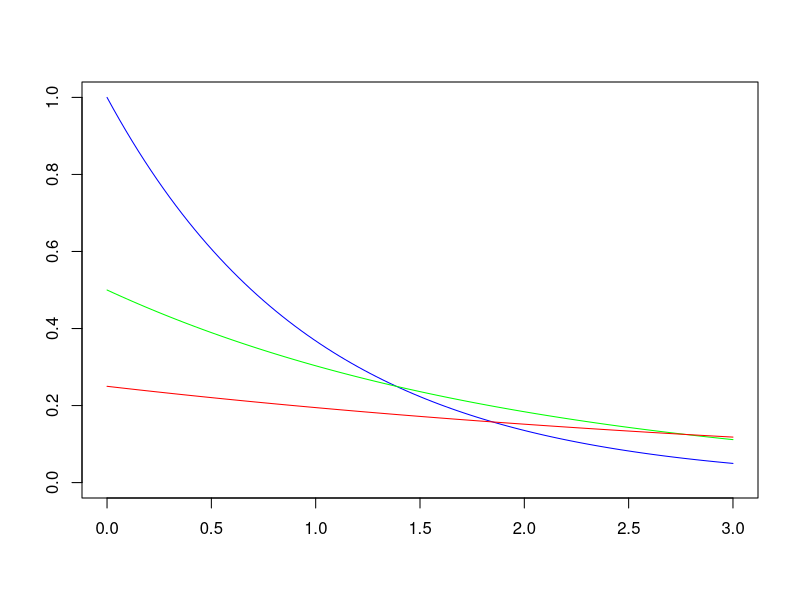
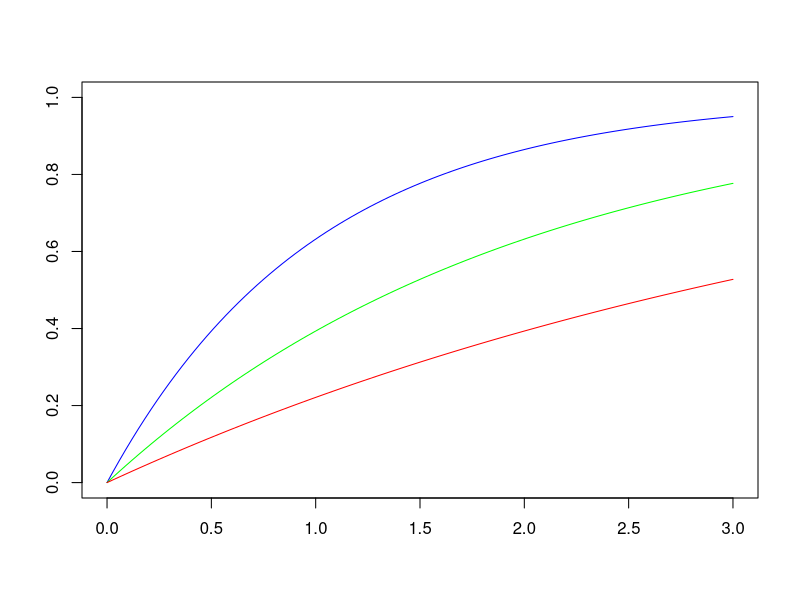
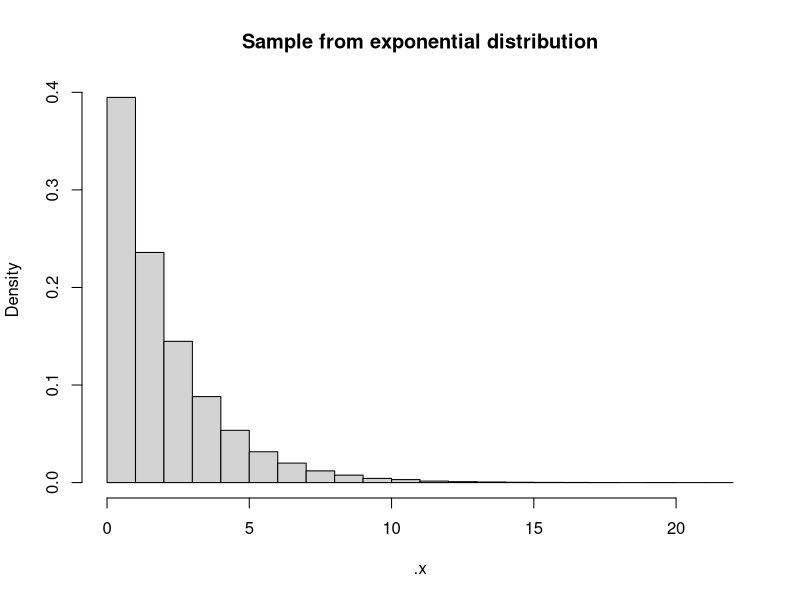
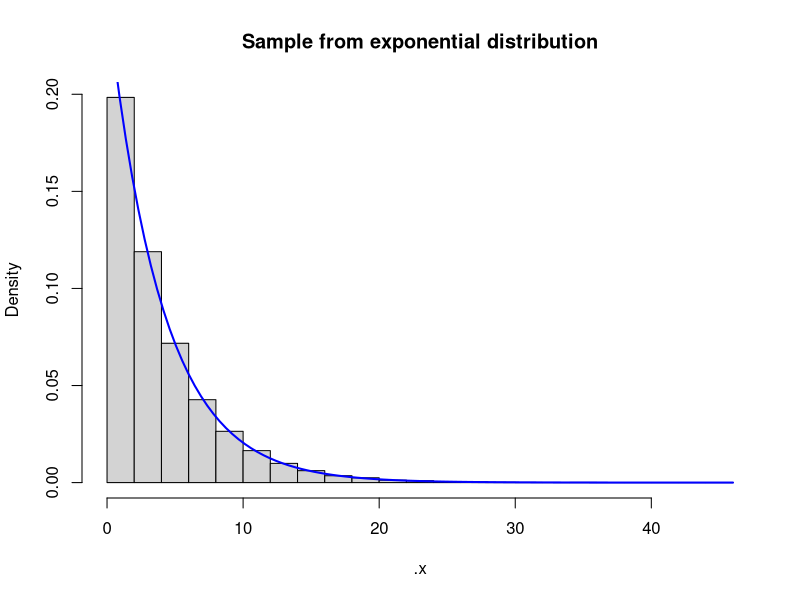
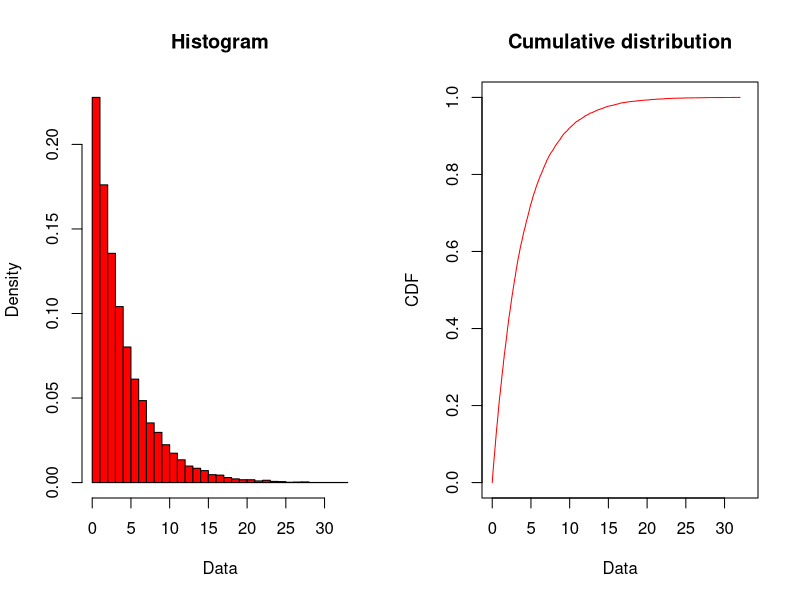
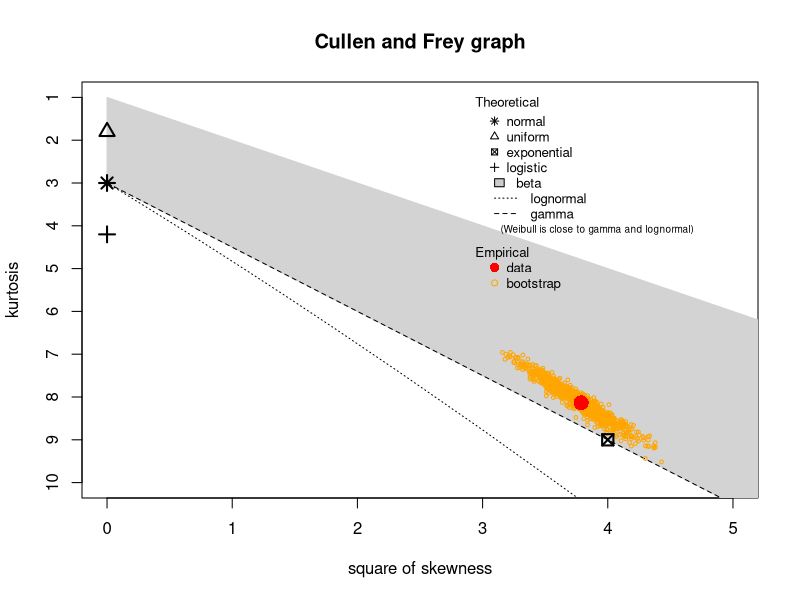
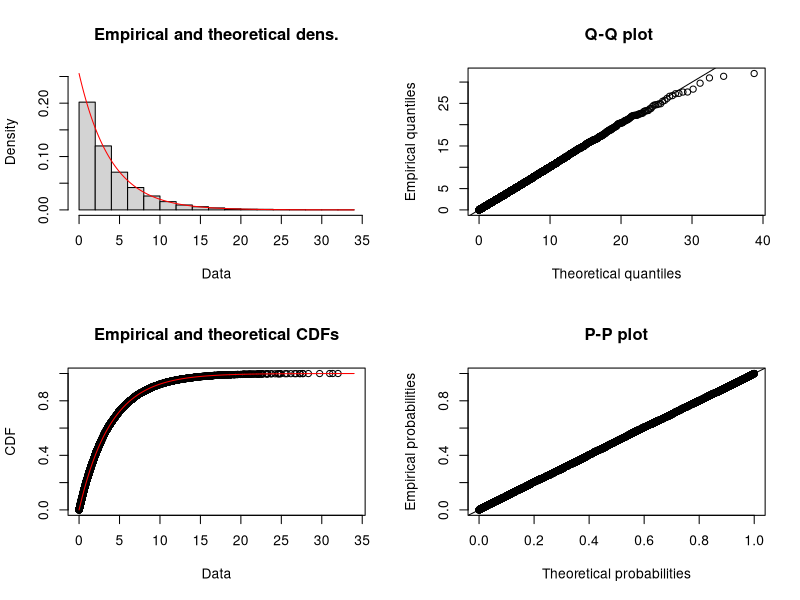
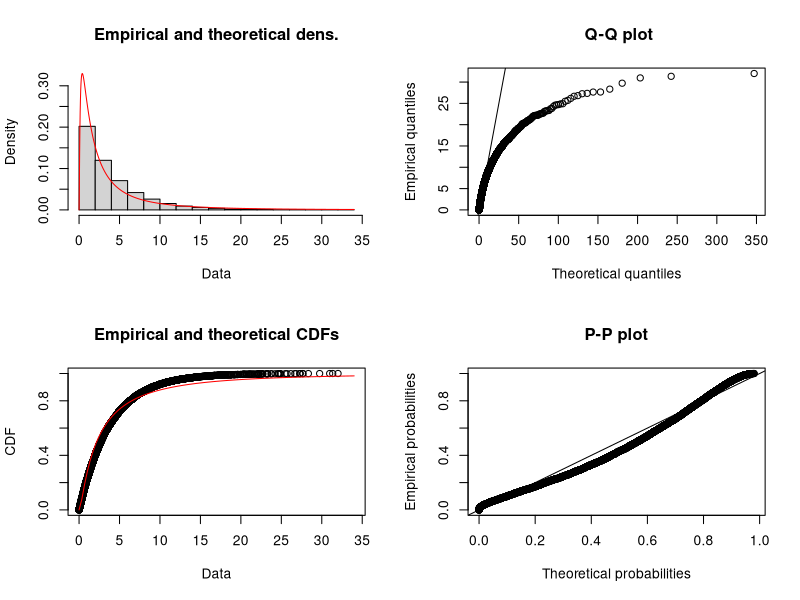

Write R code to recreate these figures, in order.

# EXPONENTIAL DISTRIBUTION

# Plot probability density function

plot(x=c(0,3), y=c(0,1), xlab="", ylab="", type="n")
curve(dexp(x=x, rate=1), col="blue", add=T)
curve(dexp(x=x, rate=1/2), col="green", add=T)
curve(dexp(x=x, rate=1/4), col="red", add=T)

# Plot cumulative density function
plot(x=c(0,3), y=c(0,1), xlab="", ylab="", type="n")
curve(pexp(q=x, rate=1), col="blue", add=T)
curve(pexp(q=x, rate=1/2), col="green", add=T)
curve(pexp(q=x, rate=1/4), col="red", add=T)

# Probability density function
lambda <- 1 # rate

xv <- seq(0,3,0.1)
lambda*exp(-lambda*xv) # density defined by this expression
dexp(x=xv, rate=lambda) # R-function, should give exactly the same result

# The mean is equal to 1/rate.

n <- 100000
lambda <- 0.5
.x <- rexp(n=n, rate=lambda)
hist(.x, breaks=30, col="lightgrey", freq=FALSE, main="Sample from exponential distribution")

mean(.x); 1/lambda

# Generate random deviates
n <- 50000
lambda <- 1/4

.x <- rexp(n=n, rate=lambda)
range(.x)

# Create a histogram and draw the probability density function over the bars.
hist(.x, breaks=30, col="lightgrey", freq=FALSE, main="Sample from exponential distribution")
curve(dexp(x=x, rate=lambda), col="blue", lwd=2, add=T)


# Estimate moments of a sample from the exponential distribution
# Requires
library(fitdistrplus)

# Create random sample from lognormal distribution
n <- 10000
lambda <- 0.25

.x <- rexp(n=n, rate=lambda)

plotdist(.x, breaks=30, col="red", type="l")

descdist(.x, boot=999)

f1.exp <- fitdist(.x, "exp") # Returns moments on log-scale
mean(.x); sd(.x) # For comparison
1/mean(.x)

summary(f1.exp)
gofstat(f1.exp)
plot(f1.exp)

# Compare with lognormal distribution
f1.lnorm <- fitdist(.x, "lnorm")
summary(f1.lnorm)
plot(f1.lnorm)

# Bootstrap
b1 <- bootdist(f1.exp, niter=100)
summary(b1)

plot(b1)
